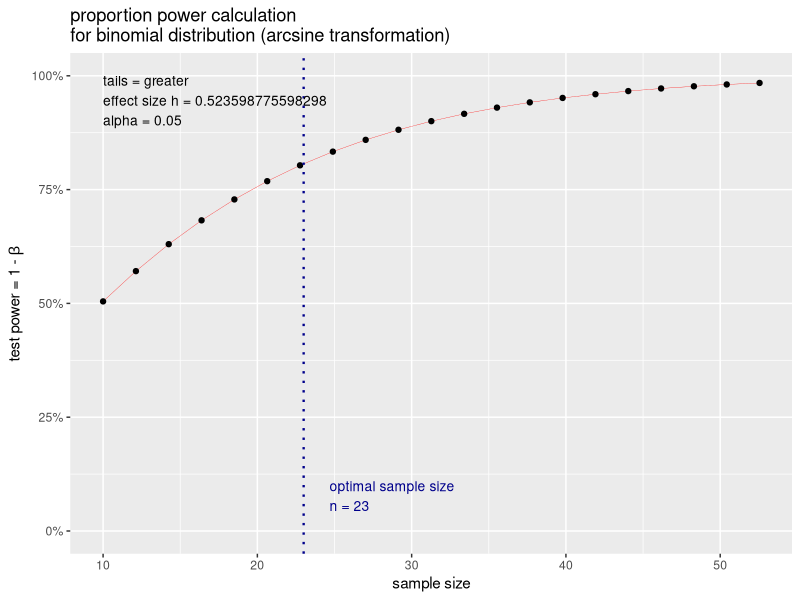
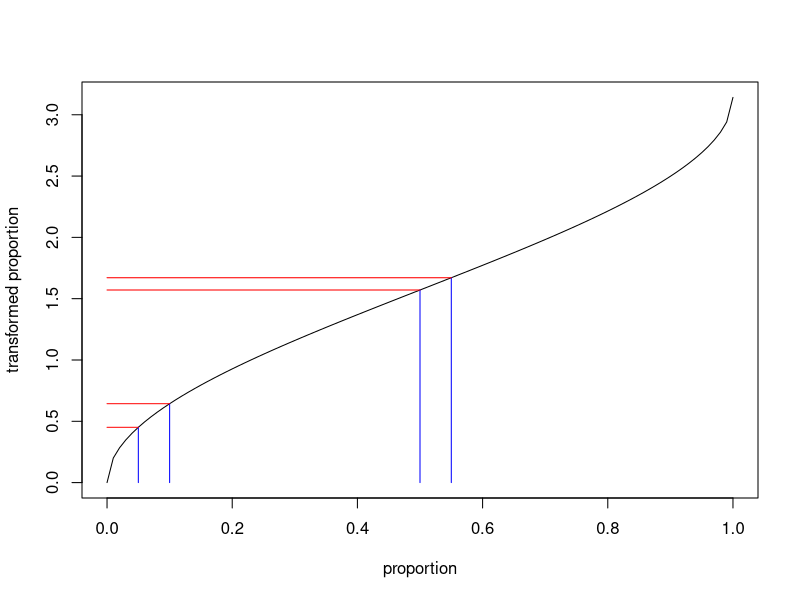

R code for these plots, in order:
## ---- chunk 1
library(pwr)
pwr.p.test(h = ES.h(p1 = 0.75, p2 = 0.50), 
           sig.level = 0.05, 
           power = 0.80, 
           alternative = "greater")
## ---- chunk 2
p.out <- pwr.p.test(h = ES.h(p1 = 0.75, p2 = 0.50),
                    sig.level = 0.05, 
                    power = 0.80, 
                    alternative = "greater")
plot(p.out)
## ---- chunk 3
pwr.p.test(h = ES.h(p1 = 0.75, p2 = 0.50),
                    sig.level = 0.01, 
                    n = 50,
                    alternative = "greater")

## ---- chunk 4
pwr.p.test(h = ES.h(p1 = 0.75, p2 = 0.50),
           sig.level = 0.05,
           power = 0.80)
## ---- chunk 5
cohen.ES(test = "r", size = "medium")
## ---- chunk 6
pwr.p.test(h = c(0.2,0.5,0.8),
           n = 20,
           sig.level = 0.05)

## ---- chunk 7
n <- seq(10,100,10)
p.out <- pwr.p.test(h = 0.5,
                    n = n,
                    sig.level = 0.05)
data.frame(n, power = sprintf("%.2f%%", p.out$power * 100))

## ---- chunk 8
pwr.p.test(h = 0.5, n = n, sig.level = 0.05)$power
## ---- chunk 9
pwr.2p.test(h = ES.h(p1 = 0.55, p2 = 0.50), sig.level = 0.05, power = .80)

## ---- chunk 10
pwr.2p.test(h = ES.h(p1 = 0.15, p2 = 0.10), sig.level = 0.05, power = .80)

## ---- chunk 11
addSegs <- function(p1, p2){
  tp1 <- ES.h(p1, 0); tp2 <- ES.h(p2, 0)
  segments(p1,0,p1,tp1, col="blue"); segments(p2,0,p2,tp2,col="blue")
  segments(0, tp1, p1, tp1, col="red"); segments(0, tp2, p2, tp2, col="red")
}

curve(expr = ES.h(p1 = x, p2 = 0), xlim = c(0,1),
      xlab = "proportion", ylab = "transformed proportion")
addSegs(p1 = 0.5, p2 = 0.55) # 50% vs 55%
addSegs(p1 = 0.05, p2 = 0.1) # 5% vs 10%
## ---- chunk 12
power.prop.test(p1 = 0.55, p2 = 0.50, sig.level = 0.05, power = .80)

## ---- chunk 13
pwr.2p.test(h = 0.2, sig.level = 0.05, power = .80)

## ---- chunk 14
cohen.ES(test = "p", size = "small")
pwr.2p2n.test(h = 0.2, n1 = 543, n2 = 675, sig.level = 0.05)
## ---- chunk 15
pwr.2p2n.test(h = 0.2, n1 = 763, power = 0.8, sig.level = 0.05)

## ---- chunk 16
cohen.ES(test = "t", size = "medium")
pwr.t.test(n = 30, d = 0.5, sig.level = 0.05)
## ---- chunk 17
pwr.t.test(d = 0.5, power = 0.80, sig.level = 0.05)

## ---- chunk 18
d <- 0.75/2.25
pwr.t.test(d = d, power = 0.80, sig.level = 0.05)

## ---- chunk 19
power.t.test(delta = 0.75, sd = 2.25, sig.level = 0.05, power = 0.8)

## ---- chunk 20
d <- 0.50/2.25
pwr.t.test(d = d, sig.level = 0.05, power = 0.90, alternative = "greater", 
           type = "one.sample")

## ---- chunk 21
power.t.test(delta = 0.50, sd = 2.25, power = 0.90, sig.level = 0.05, 
             alternative = "one.sided", type = "one.sample")

## ---- chunk 22
pwr.t.test(n = 24, d = 0.08 / 0.25, 
           type = "paired", alternative = "greater")

## ---- chunk 23
pwr.t.test(d = 0.08 / 0.25, power = 0.8,
           type = "paired", alternative = "greater")

## ---- chunk 24
pwr.t.test(d = 0.08 / (0.1 * sqrt(2)), power = 0.8, 
           type = "paired", alternative = "greater")

## ---- chunk 25
pwr.t2n.test(n1 = 28, n2 = 35, d = 0.5)

## ---- chunk 26
null <- rep(0.25, 4)
alt <- c(3/8, rep((5/8)/3, 3))
ES.w1(null,alt)

## ---- chunk 27
pwr.chisq.test(w=ES.w1(null,alt), N=100, df=(4-1), sig.level=0.05)

## ---- chunk 28
pwr.chisq.test(w=ES.w1(null,alt), df=(4-1), power=0.8, sig.level = 0.05)

## ---- chunk 29
prob <- matrix(c(0.1,0.2,0.4,0.3), ncol=2, 
               dimnames = list(c("M","F"),c("Floss","No Floss")))
prob

## ---- chunk 30
ES.w2(prob)

## ---- chunk 31
pwr.chisq.test(w = ES.w2(prob), N = 100, df = 1, sig.level = 0.01)

## ---- chunk 32
pwr.chisq.test(w = ES.w2(prob), power = 0.9, df = 1, sig.level = 0.01)

## ---- chunk 33
cohen.ES(test = "chisq", size = "small")
pwr.chisq.test(w = 0.1, power = 0.9, df = 1, sig.level = 0.01)

## ---- chunk 34
pwr.2p.test(h = 0.2, sig.level = 0.01, power = 0.9)

## ---- chunk 35
cohen.ES(test = "r", size = "small")
pwr.r.test(r = 0.1, sig.level = 0.01, power = 0.8, alternative = "greater")

## ---- chunk 36
pwr.r.test(r = 0.1, sig.level = 0.01, power = 0.8)

## ---- chunk 37
cohen.ES(test = "anov", size = "medium")
pwr.anova.test(k = 3, f = 0.25, sig.level = 0.01, power = 0.9)

## ---- chunk 38
pwr.anova.test(k = 3, f = 5/3, sig.level = 0.01, power = 0.9)
## ---- chunk 39
power.anova.test(groups = 3, 
                 within.var = 3^2, 
                 between.var = 5^2 * (3/2), 
                 sig.level = 0.01, power = 0.90)
## ---- chunk 40
pwr.f2.test(u = 2, f2 = 0.3/(1 - 0.3), sig.level = 0.001, power = 0.8)
## ---- chunk 41
pwr.f2.test(u = 2, v = 42 - 2 - 1, f2 = 0.3/(1 - 0.3), sig.level = 0.01)
